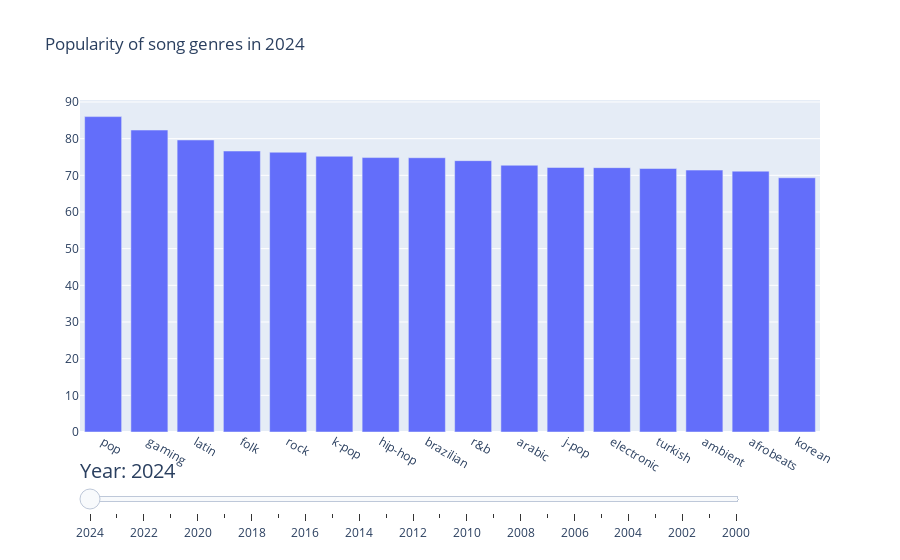

Notebook code cell kept with this figure:
### Markdown cell above
lets define popularity of a genre as the mean track popularity of all the popular songs of that genre released in a year

### Code cell
df_grouped = data[data['popularity'] == 1].groupby(['genre', 'release_year'], as_index=False)['track_popularity'].mean().sort_values(by='track_popularity', ascending=False)

fig = go.Figure()

initial_year = 2024
df_initial = df_grouped[df_grouped['release_year'] == initial_year]

fig.add_trace(go.Bar(
    x=df_initial['genre'],
    y=df_initial['track_popularity'],
    name=f'Popularity of song genres in {initial_year}'
))

years = list(range(2024,1999,-1))

steps = []
for year in years:
    step = {
        'args': [
            {'x': [df_grouped[df_grouped['release_year'] == year]['genre']],
             'y': [df_grouped[df_grouped['release_year'] == year]['track_popularity']]},
            {'title': f'Popularity of song genres in {year}'}
        ],
        'label': str(year),
        'method': 'update'
    }
    steps.append(step)

fig.update_layout(
    title=f'Popularity of song genres in {initial_year}',
    sliders=[{
        'currentvalue': {
            'prefix': 'Year: ',
            'visible': True,
            'font': {'size': 20}
        },
        'pad': {'b': 10},
        'len': 0.9,
        'steps': steps
    }]
)

fig.show()

### Figure 1 — Plotly figure (JSON) as saved in the notebook; plotly's stock layout.template omitted (floating-point values rounded to 4 significant figures)
{"data": [{"name": "Popularity of song genres in 2024", "type": "bar", "x": ["pop", "gaming", "latin", "folk", "rock", "k-pop", "hip-hop", "brazilian", "r&b", "arabic", "j-pop", "electronic", "turkish", "ambient", "afrobeats", "korean"], "y": [86.02, 82.35, 79.64, 76.62, 76.3, 75.2, 74.84, 74.8, 74, 72.75, 72.14, 72.09, 71.86, 71.43, 71.13, 69.33]}], "layout": {"sliders": [{"currentvalue": {"font": {"size": 20}, "prefix": "Year: ", "visible": true}, "len": 0.9, "pad": {"b": 10}, "steps": [{"args": [{"x": [["pop", "gaming", "latin", "folk", "rock", "k-pop", "hip-hop", "brazilian", "r&b", "arabic", "j-pop", "electronic", "turkish", "ambient", "afrobeats", "korean"]], "y": [[86.02, 82.35, 79.64, 76.62, 76.3, 75.2, 74.84, 74.8, 74, 72.75, 72.14, 72.09, 71.86, 71.43, 71.13, 69.33]]}, {"title": "Popularity of song genres in 2024"}], "label": "2024", "method": "update"}, {"args": [{"x": [["pop", "k-pop", "gaming", "r&b", "latin", "soul", "arabic", "ambient", "rock", "hip-hop", "electronic", "classical", "brazilian", "folk", "j-pop"]], "y": [[81.82, 78, 77.58, 77.33, 75.62, 75.5, 75.4, 74.67, 74.33, 72.56, 72.4, 72, 71.57, 71.33, 70.33]]}, {"title": "Popularity of song genres in 2023"}], "label": "2023", "method": "update"}, {"args": [{"x": [["r&b", "arabic", "pop", "gaming", "folk", "indie", "ambient", "latin", "hip-hop", "indian", "rock", "electronic", "j-pop", "classical", "brazilian", "world", "korean"]], "y": [[82.4, 82, 81.6, 79.56, 76.67, 76, 74, 73.88, 73.73, 73, 72.67, 72.67, 72, 71, 70, 70, 68]]}, {"title": "Popularity of song genres in 2022"}], "label": "2022", "method": "update"}, {"args": [{"x": [["pop", "gaming", "arabic", "electronic", "ambient", "hip-hop", "r&b", "latin", "indian", "korean"]], "y": [[77.75, 77.67, 75, 74.8, 72.71, 72.18, 72, 71.35, 69, 69]]}, {"title": "Popularity of song genres in 2021"}], "label": "2021", "method": "update"}, {"args": [{"x": [["gaming", "rock", "pop", "ambient", "r&b", "folk", "electronic", "indie", "hip-hop", "arabic", "latin", "classical", "indian"]], "y": [[81, 77, 76.43, 76, 74.67, 74, 73.67, 73.5, 72.81, 72.75, 72.12, 70.5, 70.5]]}, {"title": "Popularity of song genres in 2020"}], "label": "2020", "method": "update"}, {"args": [{"x": [["gaming", "pop", "electronic", "r&b", "hip-hop", "ambient", "arabic", "latin", "indian", "rock", "classical", "punk"]], "y": [[82.33, 75.69, 75, 74, 73.29, 73.29, 73.17, 71.53, 71, 70.33, 70, 68]]}, {"title": "Popularity of song genres in 2019"}], "label": "2019", "method": "update"}, {"args": [{"x": [["gaming", "rock", "pop", "arabic", "electronic", "r&b", "hip-hop", "brazilian", "ambient", "folk", "lofi", "indie", "world", "indian", "latin"]], "y": [[81.67, 77, 76.5, 75.09, 75, 75, 74.35, 73, 72.67, 72, 71.5, 71, 71, 70, 69.33]]}, {"title": "Popularity of song genres in 2018"}], "label": "2018", "method": "update"}, {"args": [{"x": [["folk", "rock", "gaming", "pop", "electronic", "r&b", "ambient", "hip-hop", "arabic", "punk", "latin"]], "y": [[84, 81, 81, 80.4, 78.67, 77.83, 76.5, 76.41, 73.33, 71.5, 69]]}, {"title": "Popularity of song genres in 2017"}], "label": "2017", "method": "update"}, {"args": [{"x": [["r&b", "pop", "world", "electronic", "ambient", "blues", "rock", "latin", "hip-hop", "korean", "arabic"]], "y": [[82.5, 79.27, 77, 76.73, 75, 74, 73, 72, 71.57, 69, 68]]}, {"title": "Popularity of song genres in 2016"}], "label": "2016", "method": "update"}, {"args": [{"x": [["latin", "rock", "pop", "electronic", "folk", "hip-hop", "ambient", "indian"]], "y": [[82, 80, 76.69, 74, 72, 71.67, 71, 70]]}, {"title": "Popularity of song genres in 2015"}], "label": "2015", "method": "update"}, {"args": [{"x": [["folk", "pop", "electronic", "ambient", "hip-hop", "latin", "rock", "blues"]], "y": [[81, 80.44, 75.69, 75.6, 73, 72, 70, 70]]}, {"title": "Popularity of song genres in 2014"}], "label": "2014", "method": "update"}, {"args": [{"x": [["ambient", "hip-hop", "pop", "rock", "metal", "classical", "r&b", "punk", "electronic", "latin"]], "y": [[83, 83, 81, 79, 75, 75, 75, 74.5, 71.56, 69]]}, {"title": "Popularity of song genres in 2013"}], "label": "2013", "method": "update"}, {"args": [{"x": [["pop", "electronic", "folk", "rock", "hip-hop", "punk", "r&b"]], "y": [[77.22, 76.6, 74, 72.67, 72.5, 71.5, 68]]}, {"title": "Popularity of song genres in 2012"}], "label": "2012", "method": "update"}, {"args": [{"x": [["electronic", "pop", "blues", "indian", "punk"]], "y": [[77.25, 76.17, 74, 72, 71]]}, {"title": "Popularity of song genres in 2011"}], "label": "2011", "method": "update"}, {"args": [{"x": [["folk", "r&b", "pop", "blues", "rock", "hip-hop", "electronic", "classical", "metal", "world", "punk"]], "y": [[83, 80, 78.7, 77.33, 77, 76, 72.8, 71, 70, 69, 68]]}, {"title": "Popularity of song genres in 2010"}], "label": "2010", "method": "update"}, {"args": [{"x": [["blues", "folk", "pop", "ambient", "punk", "rock"]], "y": [[77, 76, 75.5, 75, 74, 71.83]]}, {"title": "Popularity of song genres in 2009"}], "label": "2009", "method": "update"}, {"args": [{"x": [["r&b", "pop", "electronic", "rock", "blues", "punk"]], "y": [[75.5, 75.27, 73, 72.33, 70, 70]]}, {"title": "Popularity of song genres in 2008"}], "label": "2008", "method": "update"}, {"args": [{"x": [["hip-hop", "rock", "pop", "punk", "r&b", "blues", "folk", "classical"]], "y": [[77.33, 76.5, 76, 75, 74.25, 73.25, 72, 68]]}, {"title": "Popularity of song genres in 2007"}], "label": "2007", "method": "update"}, {"args": [{"x": [["r&b", "rock", "pop", "punk", "blues", "latin"]], "y": [[78, 76.2, 74.67, 72.83, 69, 68]]}, {"title": "Popularity of song genres in 2006"}], "label": "2006", "method": "update"}, {"args": [{"x": [["pop", "punk", "blues", "r&b", "reggae"]], "y": [[78.5, 74.17, 73.33, 71, 68]]}, {"title": "Popularity of song genres in 2005"}], "label": "2005", "method": "update"}, {"args": [{"x": [["metal", "pop", "r&b", "punk", "rock", "blues", "classical"]], "y": [[80, 78.5, 73, 73, 72.8, 71.5, 70]]}, {"title": "Popularity of song genres in 2004"}], "label": "2004", "method": "update"}, {"args": [{"x": [["r&b", "pop", "latin", "punk", "rock", "hip-hop"]], "y": [[81, 80, 78, 75.25, 74.67, 71]]}, {"title": "Popularity of song genres in 2003"}], "label": "2003", "method": "update"}, {"args": [{"x": [["pop", "punk", "r&b", "rock", "blues"]], "y": [[80, 76.5, 74.5, 73.33, 72]]}, {"title": "Popularity of song genres in 2002"}], "label": "2002", "method": "update"}, {"args": [{"x": [["pop", "metal", "punk", "r&b", "electronic", "rock", "blues"]], "y": [[76.43, 75.5, 74, 72.8, 71.33, 70.5, 69]]}, {"title": "Popularity of song genres in 2001"}], "label": "2001", "method": "update"}, {"args": [{"x": [["rock", "ambient", "pop", "blues"]], "y": [[88, 85, 81, 75]]}, {"title": "Popularity of song genres in 2000"}], "label": "2000", "method": "update"}]}], "title": {"text": "Popularity of song genres in 2024"}}}
